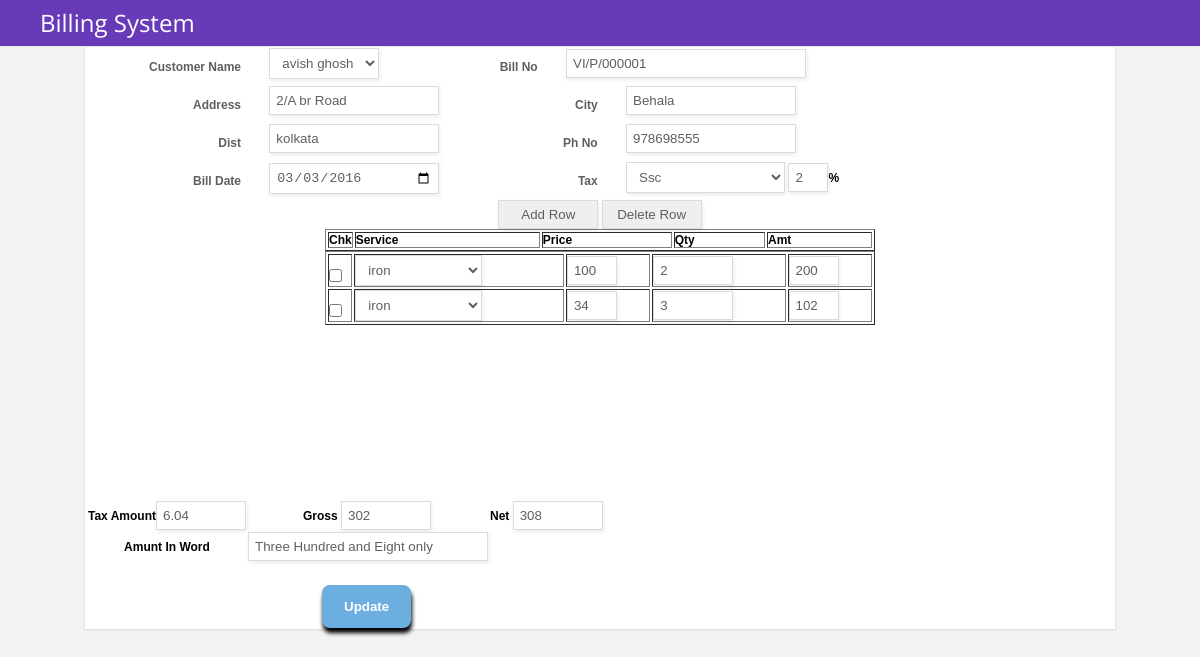
Page /edit/product-bill-edit.php?id=1 on the committed database.
### tables this page shows
CREATE TABLE IF NOT EXISTS `prod_bill_master` (
`id` int(11) NOT NULL,
  `serv_bill_no` varchar(100) NOT NULL,
  `bill_date` date NOT NULL,
  `cust_id` varchar(50) NOT NULL,
  `CustomerName` varchar(255) NOT NULL,
  `Address1` varchar(255) NOT NULL,
  `City` varchar(255) NOT NULL,
  `Dist` varchar(255) NOT NULL,
  `PinCode` varchar(255) NOT NULL,
  `CellNo` varchar(255) NOT NULL,
  `tax_id` varchar(50) NOT NULL,
  `taxPer` double NOT NULL,
  `tax_amt` varchar(100) NOT NULL,
  `total_amt` varchar(100) NOT NULL,
  `Net_Amt` int(11) NOT NULL,
  `In_Word` varchar(255) NOT NULL,
  `referns` varchar(100) NOT NULL
);

CREATE TABLE IF NOT EXISTS `product_bill_trans` (
`id` int(11) NOT NULL,
  `SlNo` int(11) NOT NULL,
  `serv_bill_id` varchar(255) NOT NULL,
  `serv_id` varchar(255) NOT NULL,
  `DoBy` varchar(200) NOT NULL,
  `serv_rate` varchar(255) NOT NULL,
  `serv_qty` varchar(255) NOT NULL,
  `serv_amt` varchar(255) NOT NULL
);

### edit/product-bill-edit.php (the view, shortened to what this page needs)
<?php
$id=$_GET['id'];
$chk=mysql_query("SELECT * FROM prod_bill_master WHERE  id = '$id' ");
 $rec=mysql_fetch_assoc($chk);
		?>
<!DOCTYPE html>
<html>
<head>
	<link rel="stylesheet" href="../assets/demo.css">
	<link rel="stylesheet" href="../assets/form-basic.css">
</head>
	<header>
		<h1>Billing System</h1>
    </header>
    <div class="main-content">
        <form class="form-basic" method="post" action="">
         <div class="form-row">
                <label>
                    <span>Customer Name</span>
                   <select name="ddlcus" id="ddlcus" required>
                   <?php
                   echo "<option value='$rec[CustomerName]' selected>$rec[CustomerName]</option>";
                    ?>
					</select>
                </label>
               <label>
                    <span>Bill No</span>
                    <input type="text" name="billno" placeholder="Bill No" value="<?php echo $rec['serv_bill_no']; ?>" readonly required>
                </label>
            </div>
            <div class="form-row">
            <label>
                    <span>Address</span>
                    <input style="width:170px;" type="text" name="txtAdd" id="txtAdd" value="<?php echo $rec['Address1']; ?>"  readonly >
                </label>
                <label>
                    <span>City</span>
                    <input style="width:170px;" type="text" name="txtCity" id="txtCity" value="<?php echo $rec['City']; ?>" readonly >
                    </label>
            </div>
            <div class="form-row">
            <label>
                    <span>Dist</span>
                    <input style="width:170px;" type="text" name="txtDist" id="txtDist" value="<?php echo $rec['Dist']; ?>" readonly>
                </label>
                <label>
                    <span>Ph No</span>
                    <input style="width:170px;" type="text" name="txtPh" id="txtPh" value="<?php echo $rec['CellNo']; ?>" readonly >
                    </label>
            </div>
<div class="form-row">
                <label>
                    <span>Bill Date</span>
                    <input style="width:170px;" type="date" name="billdate" value="<?php echo $rec['bill_date']; ?>" required>
                </label>
                <label>
                    <span>Tax</span>
                    <select name="ddltax" id="tax" required>
            <option value="<?php echo $rec['tax_id']; ?>" data-price="<?php echo $rec['taxPer']; ?>"><?php echo $rec['tax_id']; ?></option>
                    </select>
       <input type="text" name="taxper" id="taxper" value="<?php echo $rec['taxPer']; ?>" readonly style="width:40px;" >%
                </label>
            </div>
     <INPUT style="width:100px;" type="button" value="Add Row" name="add" onClick="addRow('dataTable')" />
    <INPUT style="width:100px;" type="button" value="Delete Row" onClick="deleteRow('dataTable'); totalcal(); " />
 <div align="center" style="overflow-y: scroll; height: 270px; " >
   <table width="550px" border="1">
   <thead>
     <td width="13px">Chk</td><td>Service</td><td>Price</td><td>Qty</td><td>Amt</td>
     </thead>
   </table>
    <TABLE id="dataTable" width="550px" border="1">
        <?php
		$i=0;
		$trans=mysql_query("Select * from product_bill_trans where serv_bill_id='$rec[serv_bill_no]' ");
         while ($rowtrns=mysql_fetch_array($trans))
   {  ?>
        <tr id='<?php echo $row='row_'.$i;  ?>'>
            <TD><INPUT id="Srvs" type="checkbox" name="chk[]"/></TD>
            <TD><select name="Srvs[]" id="category1" onChange="calculate('row_0')" required>
                   <?php
$rs=mysql_query("Select * from prod_master order by  prod_id");
	  while($row=mysql_fetch_array($rs))
{
if($row[0]==$Srvs)
{
echo "<option value='$row[1]'  selected>$row[1]</option>";
}
else
{
echo "<option value='$row[1]' >$row[1]</option>";
}
}
?>
                    </select>
                    </TD>
              <TD ><INPUT style="width:50px;" type="text" name="rate[]" id="rate" onKeyUp="totalcal();" value="<?php echo $rowtrns['serv_rate']; ?>" oninput="calculate('<?php echo $row='row_'.$i;  ?>')"/></TD>
            <TD>
                <INPUT style="width:80px;" type="text" name="qty[]" id="qty" onKeyUp="totalcal();" oninput="calculate('<?php echo $row='row_'.$i;  ?>')" value="<?php echo $rowtrns['serv_qty']; ?>" required />
            </TD>
            <td>
            <INPUT style="width:50px;" type="text" name="amt[]" id="amt" value="<?php echo $rowtrns['serv_amt']; ?>"  readonly/>
            </td>
        </tr>
        <?php $i++; } ?>
    </TABLE>
            </div>
              <div >
              <table>
               <tr>
              <td >Tax Amount<input style="width:90px;" type="text" name="taxamt" id="taxamt" value="<?php echo $rec['tax_amt']; ?>" readonly /> </td>
                <td >Gross  <input style="width:90px;" type="text" name="total" id="tot"value="<?php echo $rec['total_amt']; ?>"  readonly /> <td>
                <td >Net  <input style="width:90px;" type="text" name="txtNet" id="txtNet" onChange="inWords ();" value="<?php echo $rec['Net_Amt']; ?>" readonly  /> <td>
                </tr>
                <tr><td>Amunt In Word</td><td colspan="2" ><input type="text" name="AmtInWord" id="AmtInWord" value="<?php echo $rec['In_Word']; ?>" readonly > </td> </tr>
                </table>
              </div>
                <button type="submit" name="submit">Update</button>
        </form>
    </div>
</body>
</html>

### assets/demo.css (style rules this page uses)
* { margin: 0; padding: 0; box-sizing: border-box; }
html { background-color: #efefef; }
header { box-sizing: border-box; text-align: center; width: 100%; padding: 5px 40px; background-color: #673AB7; overflow: hidden; }
header h1 { float: left; font: normal 24px/1.5 'Open Sans', sans-serif; color: #fff; }
.main-content { margin-bottom: 75px; }

### assets/form-basic.css (style rules this page uses)
html { background-color: #f3f3f3; }
.form-basic { max-width: 1030px; margin: 0 auto; padding: 1px; box-sizing: border-box; background-color: #ffffff; box-shadow: 0 1px 3px 0 rgba(0, 0, 0, 0.1); font: bold 12px sans-serif; text-align: center; }
.form-basic .form-row { text-align: left; margin-bottom: 0px; }
.form-basic .form-row > label span { display: inline-block; box-sizing: border-box; color: #5F5F5F; width: 180px; text-align: right; vertical-align: top; padding: 12px 25px; }
.form-basic input { color: #5f5f5f; box-sizing: border-box; width: 240px; box-shadow: 1px 2px 4px 0 rgba(0, 0, 0, 0.08); padding: 6px; border: 1px solid #dbdbdb; }
.form-basic input[type=radio], .form-basic input[type=checkbox] { box-shadow: none; width: auto; }
.form-basic input[type=checkbox] { margin-top: 13px; }
.form-basic select { background-color: #ffffff; color: #5f5f5f; box-sizing: border-box; max-width: 240px; box-shadow: 1px 2px 4px 0 rgba(0, 0, 0, 0.08); padding: 6px 8px; border: 1px solid #dbdbdb; }
.form-basic button { display: block; border-radius: 8px; background-color: #6caee0; color: #ffffff; font-weight: bold; box-shadow: 1px 5px 4px 0 rgba(0, 0, 0, 1); padding: 14px 22px; border: 0; margin: 22px 236px 0; }

### rows in the picture
prod_bill_master: ddlcus "avish ghosh", billno "VI/P/000001", txtAdd "2/A br Road", txtCity "Behala", txtDist "kolkata", txtPh "978698555", billdate "03/03/2016", ddltax "Ssc", taxper "2", taxamt "6.04", txtNet "308", AmtInWord "Three Hundred and Eight only"
product_bill_trans: serv_rate "100", serv_qty "2", serv_amt "200"
product_bill_trans: serv_rate "34", serv_qty "3", serv_amt "102"

### other values in the picture
form field value "iron"
